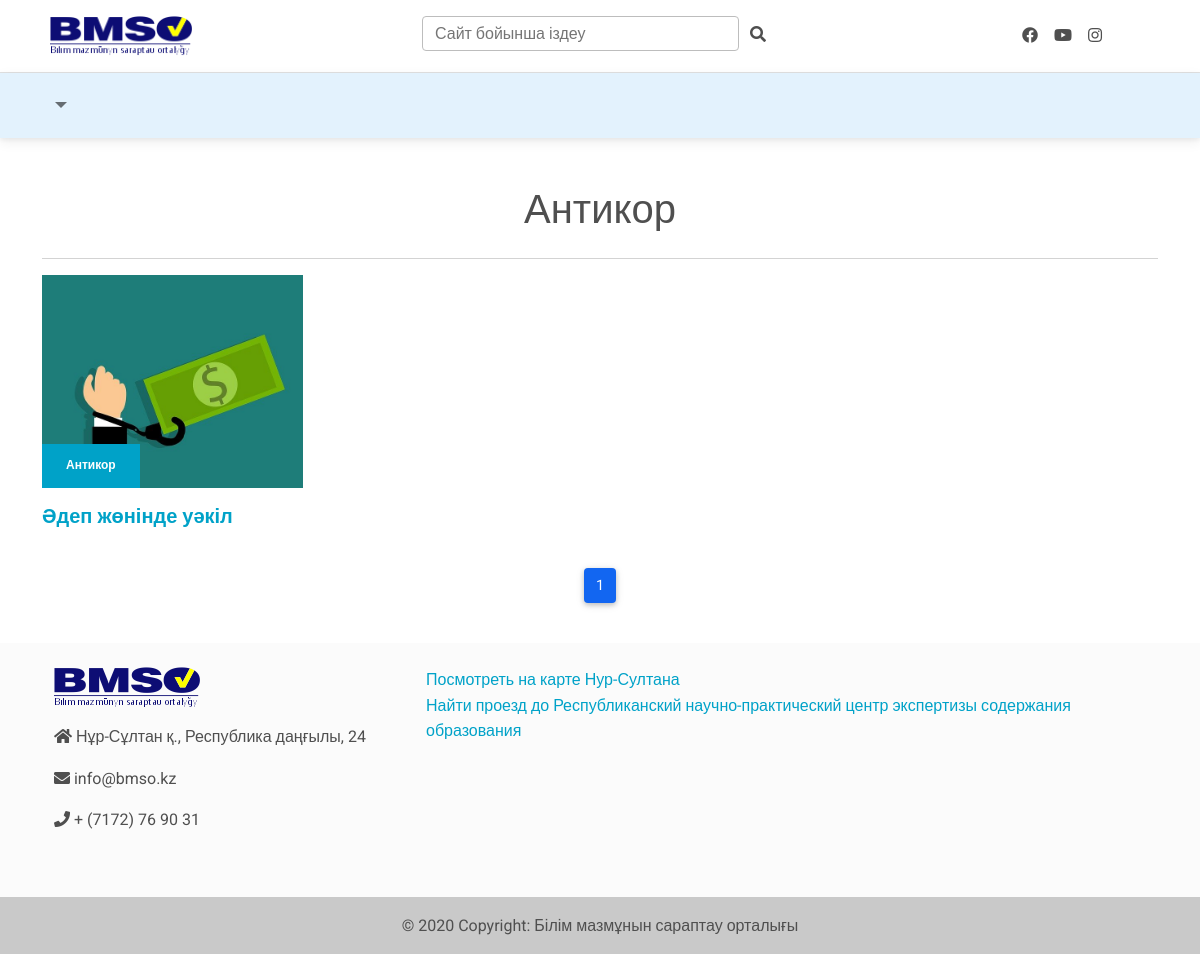
Screenshot of /b-antikor/ with the database file from the repository.
### blog/models.py (models this page shows, shortened)
class Category(MPTTModel):
    name = models.CharField(_("Название"), max_length=100)
    slug = models.SlugField("url", max_length=50, unique=True)
    parent = TreeForeignKey(
        'self',
        verbose_name="Родительская категория",
        on_delete=models.CASCADE,
        null=True,
        blank=True,
        related_name='children'
    )
    published = models.BooleanField("Отображать?", default=True)
    def __str__(self):
        return self.name
    class Meta:
        verbose_name = "Категория"
        verbose_name_plural = "Категории"

class Post(models.Model):
    title = models.CharField(_("Заголовок"), max_length=500)
    slug = models.SlugField("url", max_length=50, unique=True)
    text = RichTextUploadingField(_("Содержание"))
    created_date = models.DateTimeField("Дата создания", auto_now_add=True)
    edit_date = models.DateTimeField(
        "Дата редактирования",
        default=timezone.now,
        blank=True,
        null=True
    )
    published_date = models.DateTimeField(
        "Дата публикации",
        default=timezone.now,
        blank=True,
        null=True
    )
    image = models.ImageField("Главная фотография", upload_to="uploads/blog/%Y/%m/%d/", help_text='Размеры фото 636x420')
    category = models.ForeignKey(
        Category,
        verbose_name="Категория", on_delete=models.CASCADE
    )
    published = models.BooleanField("Опубликовать?", default=True)
    views = models.PositiveIntegerField("Просмотрено", default=0)
    def get_absolute_url(self):
        return reverse('blog:post_detail', kwargs={'category_slug': self.category.slug, "slug": self.slug})
    class Meta:
        verbose_name = "Пост"
        verbose_name_plural = "Посты"
    class MPTTMeta:
        level_attr = 'mptt_level'
        order_insertion_by = ['title']

### blog/views.py (the view)
# urls.py: path('<slug:category_slug>/', views.PostListView.as_view(), name='post_lists'),
class PostListView(View):
    def get_queryset(self):
        return Post.objects.filter(published=True)
    def get(self, request, category_slug=None):
        category = Category.objects.get(slug=self.kwargs['category_slug'])
        if category_slug is not None:
            posts = self.get_queryset().filter(category__slug=category_slug, category__published=True)
        else:
            posts = self.get_queryset()
        paginator = Paginator(posts, 12)
        page = self.request.GET.get('page')
        try:
            posts = paginator.page(page)
        except PageNotAnInteger:
            posts = paginator.page(1)
        except EmptyPage:
            posts = paginator.page(paginator.num_pages)
        context = {
            'post_list': posts,
             'category': category,
        }
        return render(request, 'blog/list.html', context)

### menu/templatetags/menu_tags.py (called while the page is built)
def get_menu_item():
    return Menu.objects.filter(
            published=True
        )

@register.simple_tag(takes_context=True)
def show_menu(context, ):
    return get_menu_item()

### templates/blog/list.html
{% extends 'base.html' %}
{% load thumbnail static %}
{% block content %}
    <div class="container">
    <div class="row">
      <div class="col-sm-12">
        <div class="text-center">
          <h1 class="text-center mt-5">
              {% if category %}
              {{ category.name}}
              {% endif %}
          </h1>
        </div>
      </div>
    </div>
    <hr>
    <div class="row mb-4">
        {% for post in post_list %}
      <div class="col-sm-3  mb-5 mb-sm-2">
        <div class="position-relative image-hover">
          {% if post.image %}
                                    {% thumbnail post.image "306x283" crop="center" as im %}
                                        <img src="{{ im.url }}" width="{{ im.width }}" height="{{ im.height }}"
                                             class="img-fluid" alt="{{ post.title }}">
                                    {% endthumbnail %}
                                {% else %}
                                    <img src="{% static 'images/no_image.jpg' %}" class="img-fluid">
                                {% endif %}
          <span class="thumb-title">{{ post.category }}</span>
        </div>
        <a href="{{ post.get_absolute_url }}"><h5 class="font-weight-600 mt-3">
            {{ post.title}}
        </h5></a>
      </div>
        {% endfor %}
    </div>
  </div>
    {% include '_inc/pagination.html' %}
{% endblock %}

### static_origin/css/style.css (style rules this page uses)
.font-weight-600 { font-weight: 600; }
.thumb-title { padding: 14px 24px; background: #00A2C8; font-size: 12px; font-weight: bold; font-stretch: normal; font-style: normal; line-height: 1.33; letter-spacing: normal; color: #ffffff; position: absolute; bottom: 0; left: 0; }
.image-hover { overflow: hidden; }
.image-hover img, .image-hover .thumb-title { transition: transform 0.4s; }
a { color: #00A2C8; }

### rows the page displays
Category: name "Антикор"
Post: category "Антикор", title "Әдеп жөнінде уәкіл"

### other values shown
{{ num }} "1"
